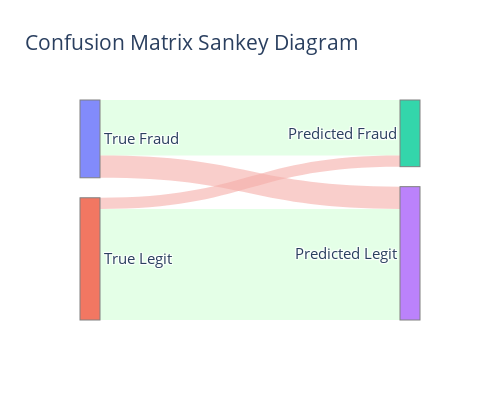

Notebook source saved alongside this figure:
### Code cell
confusion_matrix = np.array([[10, 4],
                             [2, 20]])

plot_confusion_matrix_as_sankey(confusion_matrix,  ['Fraud', 'Legit'])

### Figure 1 — Plotly figure (JSON) as saved in the notebook; plotly's stock layout.template omitted (floating-point values rounded to 4 significant figures)
{"data": [{"link": {"color": ["rgba(211,255,216,0.6)", "rgba(245,173,168,0.6)", "rgba(245,173,168,0.6)", "rgba(211,255,216,0.6)"], "customdata": ["10 Fraud instances correctly classified as Fraud", "4 Fraud instances incorrectly classified as Legit", "2 Legit instances incorrectly classified as Fraud", "20 Legit instances correctly classified as Legit"], "hovertemplate": "%{customdata}<extra></extra>", "source": [0, 0, 1, 1], "target": [2, 3, 2, 3], "value": [10, 4, 2, 20]}, "node": {"hovertemplate": "%{label} has total %{value:d} instances<extra></extra>", "label": ["True Fraud", "True Legit", "Predicted Fraud", "Predicted Legit"], "line": {"color": "gray", "width": 1}, "pad": 20, "thickness": 20}, "type": "sankey"}], "layout": {"font": {"size": 15}, "height": 400, "title": {"text": "Confusion Matrix Sankey Diagram"}, "width": 500}}
